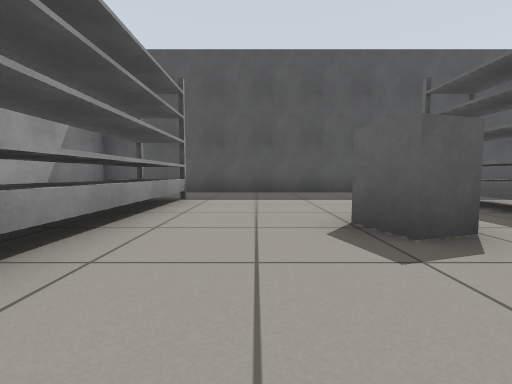
view 1 (above)

19 first-person views from a walk through a Gazebo world. The camera is 0.53 m above the floor, tilts 4° down and sees 90° across. The floor is counted in squares, 1 m on a side. Each view is taken from the middle of a square. On the plan, view 1 faces up. The plan holds only what a view shows up to about 9 squares ahead; the rest is blank.

view 2
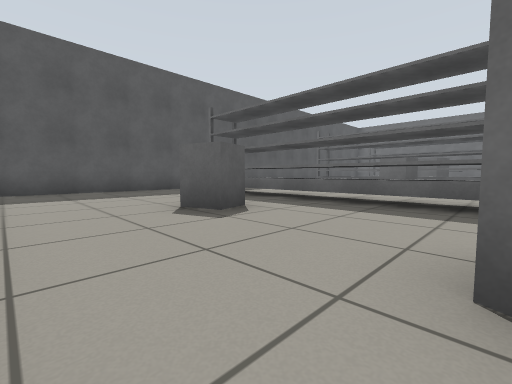

view 3
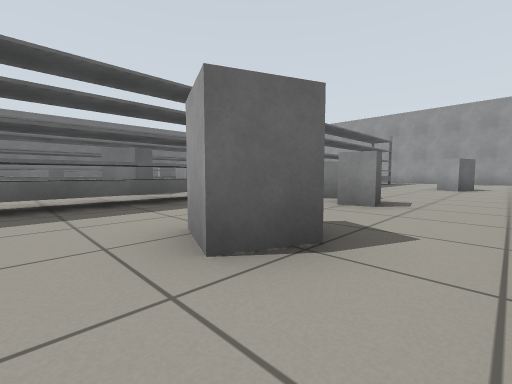

view 4
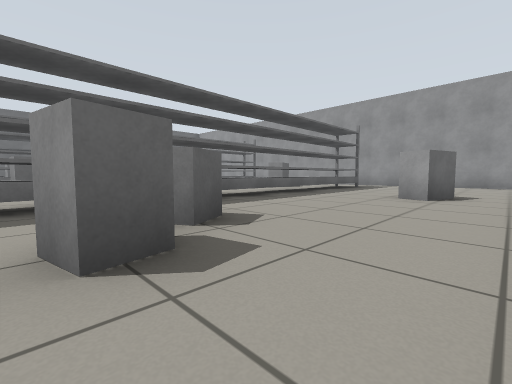

view 5
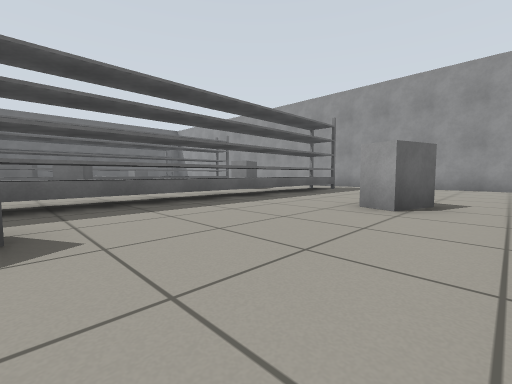

view 6
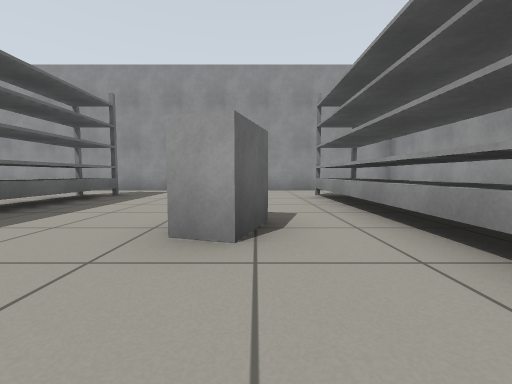

view 7
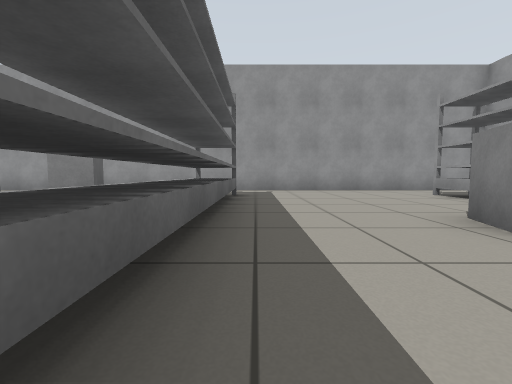

view 8
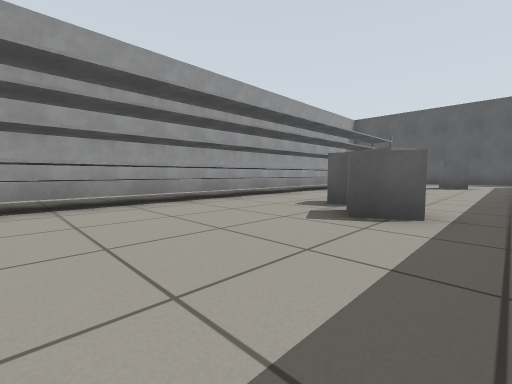

view 9
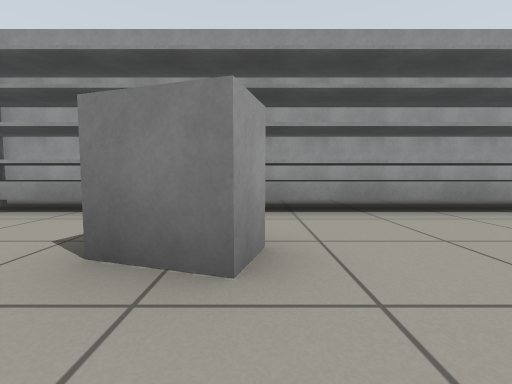

view 10
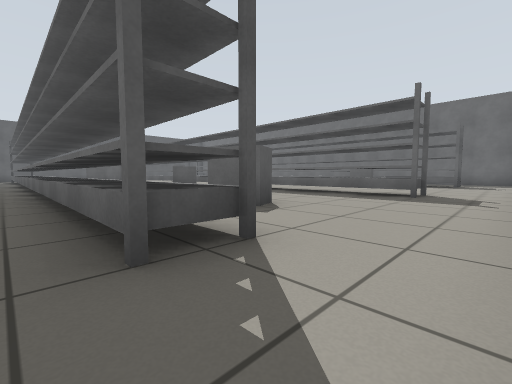

view 11
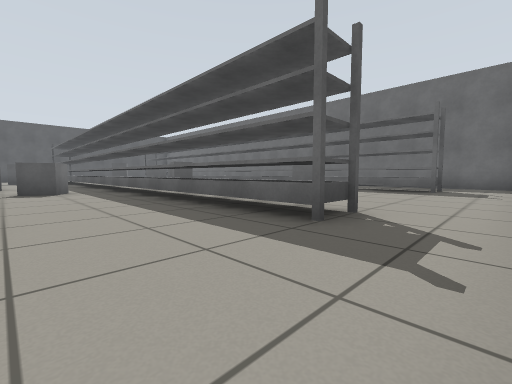

view 12
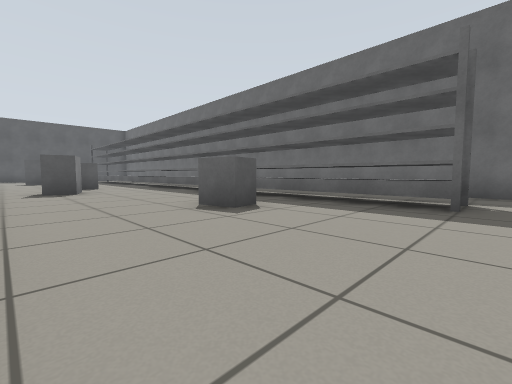

view 13
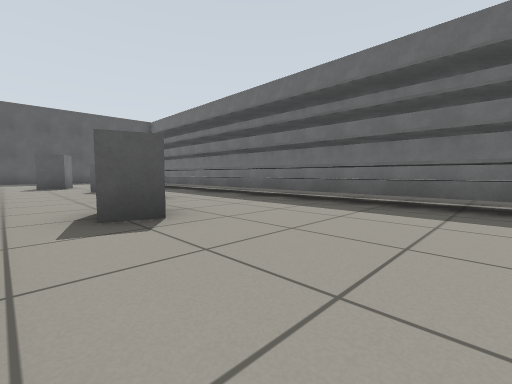

view 14
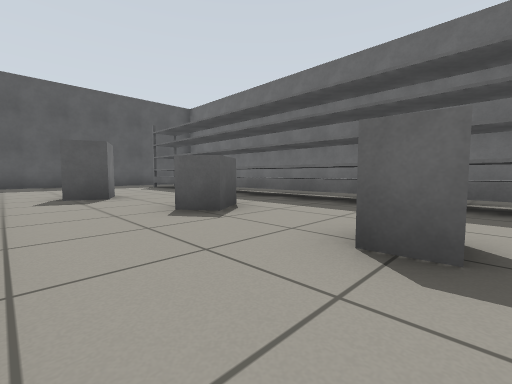

view 15
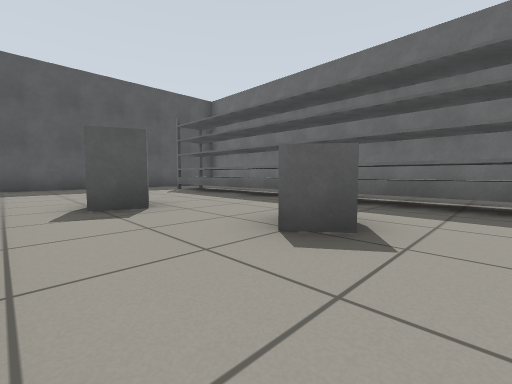

view 16
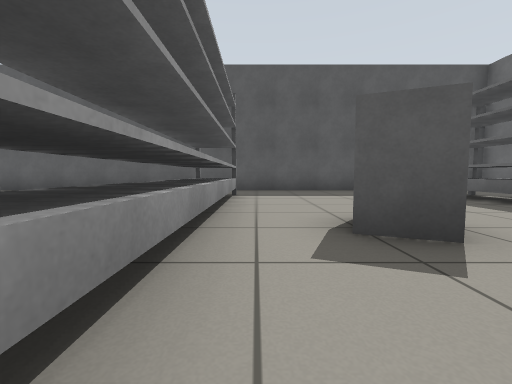

view 17
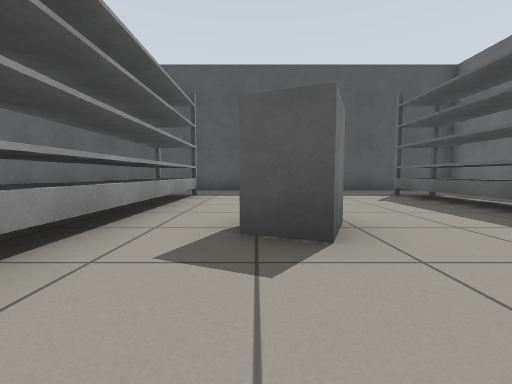

view 18
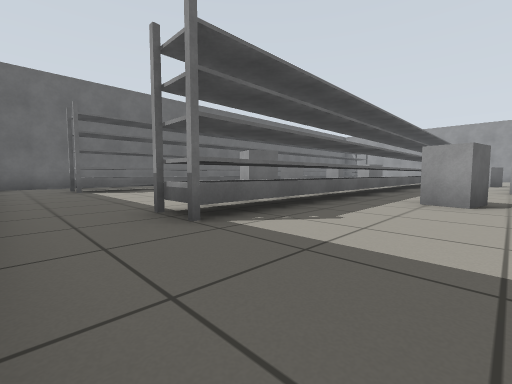

view 19
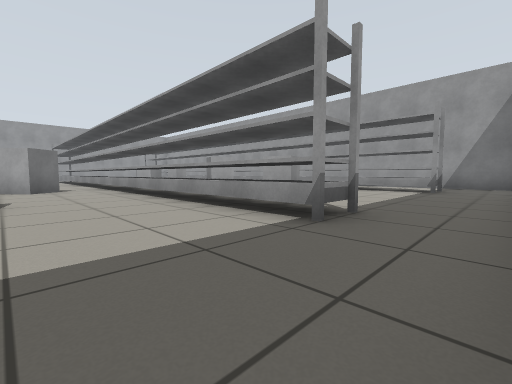

### Floor plan
Key: @ floor where view 1 was taken; # wall or solid block; . floor; P grey post; T thing the floor can be seen under or through; B grey box.
Columns run from 5 left of view 1 to 19 right of it. Each row starts with its distance up from view 1.
  8 #########################
  7 #.......................#
  6 #.......................#
  5 #..P.....P.....P.....P..
  4   .#.....T.....#.....T.
  3    #..B..T.....#.....T.
  2    #..BB.T...B.#.BB..T.
  1     .....T...B.#.B...T.
  0     .@...T... .#.....T..#
 -1    #..B..T... .#..BB.T..#
 -2   .#.BB..T.B. .#..B..T..#
 -3   .T.....T.BB .#.....T..#
 -4 #..T..B..T..B  #..B..T..#
 -5 #..T..BB.T  B .#..B..T..#
 -6 #..T...B.T... .#.B...T..#
 -7 #..T.....T...B.#.B...T..#
 -8 #..T.....T...B.#.....T..#
 -9 #..T.....T.....#.....T..#
-10 # .T.B...T.....#.....T..#
-11    T.B...T.....#...B.T..#
-12    #.....T.B...#...B.T..#
-13 # .#.....T.B...#.....T..#
-14 # .P.....P.....P.....P..#
-15 # ......................#
-16 # ......................#
-17  ################

Where each view was taken, in squares from view 1:
view 1: 0 up, 0 right, facing up
view 2: 1 down, 1 left, facing up-right
view 3: 0 up, 1 left, facing down-right
view 4: 4 down, 1 left, facing down-right
view 5: 6 down, 1 left, facing down-right
view 6: 8 down, 0 right, facing down
view 7: 8 down, 3 right, facing down
view 8: 9 down, 3 right, facing up-left
view 9: 10 down, 2 right, facing left
view 10: 16 down, 3 right, facing up-right
view 11: 16 down, 7 right, facing up-right
view 12: 15 down, 11 right, facing up-right
view 13: 10 down, 11 right, facing up-right
view 14: 5 down, 11 right, facing up-right
view 15: 3 down, 11 right, facing up-right
view 16: 1 down, 11 right, facing up
view 17: 1 down, 12 right, facing up
view 18: 7 up, 7 right, facing down-right
view 19: 7 up, 7 right, facing down-left
